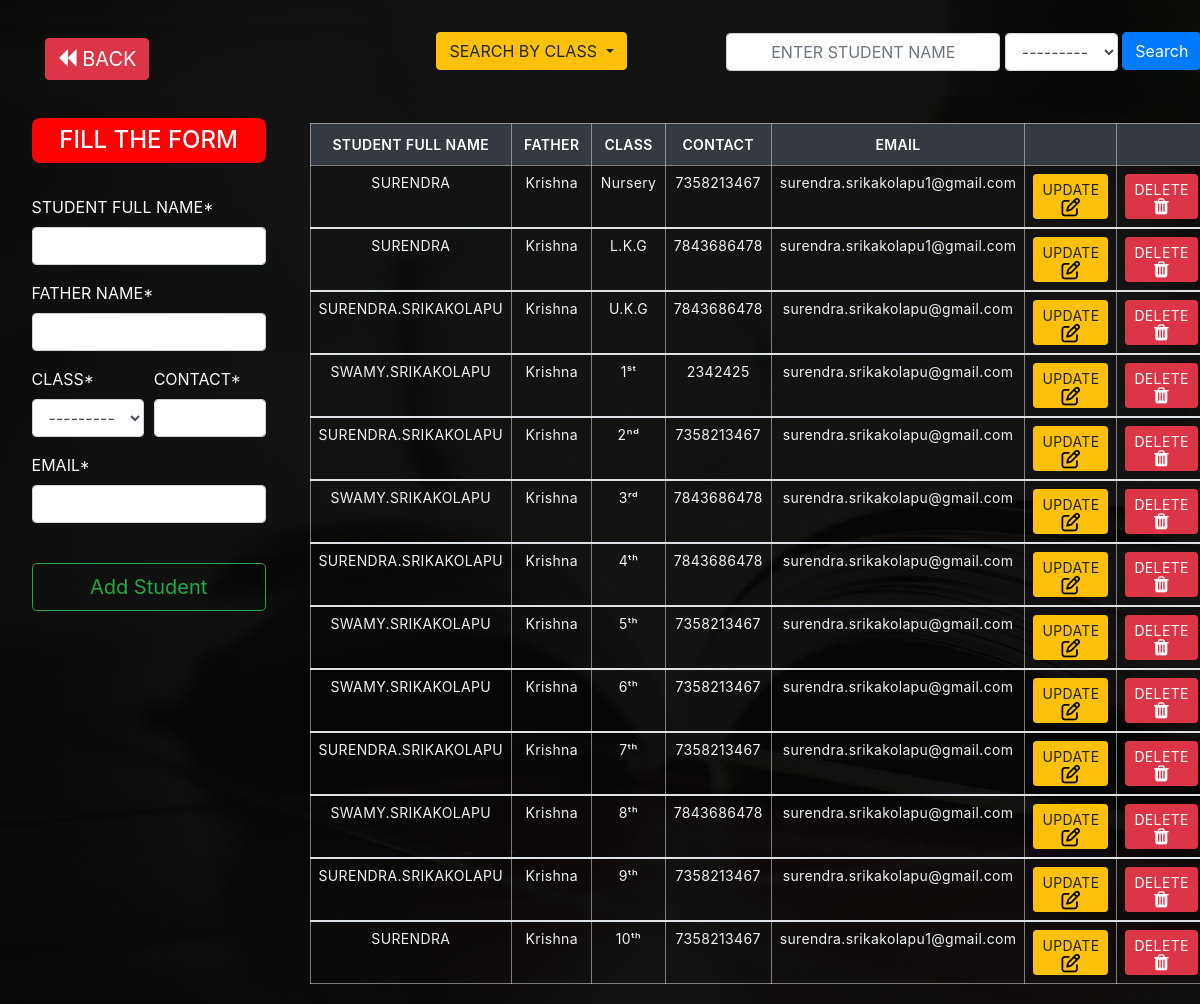
The page /ad/newadm/ (signed in) on the database its author committed.
### admissions/models.py (models this page shows, shortened)
class Student(models.Model):
    name = models.CharField(max_length=1000 , verbose_name = "STUDENT FULL NAME" )
    fathername = models.CharField(max_length=1000 , verbose_name = "FATHER NAME")
    CLASSNAME_CHOICES =(
         ('Nursery' , 'Nursery'),
         ('L.K.G' , 'L.K.G'),
         ('U.K.G' , 'U.K.G'),
         ('1ˢᵗ' , '1ˢᵗ'),
         ('2ⁿᵈ' , '2ⁿᵈ'),
         ('3ʳᵈ' , '3ʳᵈ'),
         ('4ᵗʰ' , '4ᵗʰ'),
         ('5ᵗʰ' , '5ᵗʰ'),
         ('6ᵗʰ' , '6ᵗʰ'),
         ('7ᵗʰ' , '7ᵗʰ'),
         ('8ᵗʰ' , '8ᵗʰ'),
         ('9ᵗʰ' , '9ᵗʰ'),
         ('10ᵗʰ' , '10ᵗʰ'),
    )
    classname = models.CharField(max_length=30 , choices=CLASSNAME_CHOICES , verbose_name = "CLASS")
    contact = models.CharField(max_length=30 , verbose_name = "CONTACT")
    email = models.EmailField(null = True , verbose_name = "EMAIL")

### admissions/views.py (the view)
# urls.py: path('newadm/', addadmission),
@login_required
def addadmission(request):
    if request.method == 'POST':
        form = StudentModelForm(request.POST)
        if form.is_valid():
            form.save()
            form = StudentModelForm()
            return redirect("/ad/newadm/")
    else:
        form = StudentModelForm()
        result = Student.objects.all()
        myFilter = StudentFilter(request.GET , queryset=result)
        result = myFilter.qs
    return render(request,'admissions/add-admission.html', {'form':form , 'allstudents':result , 'myFilter':myFilter});

### admissions/forms.py
class StudentModelForm(forms.ModelForm):
    class Meta:
        model = Student
        fields = ['name' , 'fathername' , 'classname' , 'contact' , 'email']

### templates/admissions/add-admission.html (shortened to what this page needs)
{% load static %}
<html>
<head>
    <link rel="stylesheet" href="{% static "stylesheets/tables.css" %}">
    <link rel="stylesheet" href="https://stackpath.bootstrapcdn.com/bootstrap/4.4.1/css/bootstrap.min.css">
    <link rel="stylesheet" href="path/to/font-awesome/css/font-awesome.min.css">
    <link rel="stylesheet" href="https://cdnjs.cloudflare.com/ajax/libs/font-awesome/4.7.0/css/font-awesome.min.css">
    <link rel="stylesheet" href="https://cdnjs.cloudflare.com/ajax/libs/twitter-bootstrap/4.5.2/css/bootstrap.css">
    <link rel="stylesheet" href="https://cdn.datatables.net/1.10.25/css/dataTables.bootstrap4.min.css">
</head>
<body class="img-fluid base-image" style="background-image:linear-gradient(rgba(0, 0, 0, 0.9),rgba(0, 0, 0, 0.9)),url('{% static "images/index7.jpg" %}')">
    {% load crispy_forms_tags %}
    <br>
    <nav style="background-image:linear-gradient(rgba(0, 0, 0, 0.9),rgba(0, 0, 0, 0.9)),url('{% static "images/index7.jpg" %}')" class="navbar navbar-expand-sm sticky-top navbar-dark">
        <div class="container">
            <a class="navbar-brand btn btn-danger" href="/"><i style="color:white;" class="fa fa-backward fa-sm" aria-hidden="true"></i> BACK</a>
            <div class="" id="navbar1">
                <ul class="navbar-nav ml-auto">
                    <li class="nav-bar active search-box-nav">
                        <div class="btn-group search-box">
                            <button type="button" class="btn btn-warning dropdown-toggle" data-toggle="dropdown" aria-haspopup="true" aria-expanded="false">
                                SEARCH BY CLASS
                            </button>
                        </div>
                    </li>
                    <li class="nav-bar search-box-nav active">
                        <form class="search-box" method=" get">
                            <ul>
                                <li><input type="text" name="name" maxlength="1000" placeholder="ENTER STUDENT NAME" class="textinput text-center textInput form-control" id="id_name"></li>
                                <li>{{myFilter.form.classname|as_crispy_field}}</li>
                                <li><button style="position:relative; margin-bottom:5px;" class="btn btn-primary form-control" type="submit">Search</button></li>
                            </ul>
                        </form>
                    </li>
                    <li class="nav-item active">
                    </li>
                </ul>
            </div>
        </div>
    </nav>
    <div class="container-fluid p-1">
        <div class="row">
            <div class="col-lg-3 col-sm-3">
                <form class="adm-form" method="POST">
                    <h4 style="border-radius:8px;background:red;" class="text-center text-light p-2">FILL THE FORM</h4><br>
                    <div class="form-group text-light p-0">
                        <div class="form-row">
                            <div class="form-group col-md-12 mb-0">
                                {{form.name|as_crispy_field}}
                            </div>
                        </div>
                        <div class="form-row">
                            <div class="form-group col-md-12 mb-0">
                                {{form.fathername|as_crispy_field}}
                            </div>
                        </div>
                        <div class="form-row">
                            <div class="form-group col-md-6 mb-0">
                                {{form.classname|as_crispy_field}}
                            </div>
                            <div class="form-group col-md-6 mb-0">
                                {{form.contact|as_crispy_field}}
                            </div>
                        </div>
                        <div class="form-row">
                            <div class="form-group col-md-12 mb-0">
                                {{form.email|as_crispy_field}}
                            </div>
                        </div>
                        <br>
                        <input class="btn btn-block btn-outline-success btn-lg" type="submit" name="" value="Add Student">
                    </div>
                </form>
            </div>
            <div class="col-lg-9 col-sm-9">
                <table class="table text-light">
                    <br>
                    <thead>
                        <tr>
                            <th class="text-center bg-dark">STUDENT FULL NAME</th>
                            <th class="text-center bg-dark">FATHER</th>
                            <th class="text-center bg-dark">CLASS</th>
                            <th class="text-center bg-dark">CONTACT</th>
                            <th class="text-center bg-dark">EMAIL</th>
                            <th class="text-center bg-dark"></th>
                            <th class="text-center bg-dark"></th>
                        </tr>
                    </thead>
                    {% for s in allstudents %}
                    <tbody>
                        <tr>
                            <td>
                                <center class="name">{{s.name}}</center>
                            </td>
                            <td data-label="FATHER :">{{s.fathername}}</td>
                            <td data-label="CLASS :">{{s.classname}}</td>
                            <td data-label="CONTACT :">{{s.contact}}</td>
                            <td data-label="EMAIL :">{{s.email}}</td>
                            <td>
                                <center><a class="btn btn-warning btn-sm" href="/ad/update/{{s.id}}">UPDATE <i style="color:black;" class="fa fa-edit fa-lg" aria-hidden="true"></i></a></center>
                            </td>
                            <td>
                                <center><a class="btn btn-danger btn-sm" href="/ad/delete/{{s.id}}">DELETE <i style="color:white;" class="fa fa-trash fa-lg" aria-hidden="true"></i></a></center>
                            </td>
                        </tr>
                    </tbody>
                    {% endfor %}
                </table>
            </div>
        </div>
    </div>
</body>
</html>

### static/stylesheets/tables.css (style rules this page uses)
* { margin: 0; padding: 0; box-sizing: border-box; }
.table { width: 100%; border-collapse: collapse; }
.table thead { background-color: transparent; }
.table thead tr th { font-size: 14px; font-weight: 600; letter-spacing: 0.35px; color: #FFFFFF; opacity: 1; padding: 12px; vertical-align: top; border: 1px solid #dee2e685; background-color: #3c3f44; }
.table tbody tr td { font-size: 14px; font-weight: normal; letter-spacing: 0.35px; color: #f1f1f1; padding: 8px; text-align: center; border: 1px solid #dee2e685; }
@media (min-width:469px) { .adm-form { width: 95%; padding-left: 10%; padding-top: 7%; } }
center { text-transform: uppercase; }
#id_name, #id_fathername { text-transform: uppercase; }
.search-box { position: relative; left:35%; }
.search-box ul li { display: inline-block; position: relative; list-style: none; }
.search-box select { position:relative; }
option:first-child { color:red; }

### rows shown on the page
Student: name "SURENDRA", fathername "Krishna", classname "Nursery", contact "7358213467", email "surendra.srikakolapu1@gmail.com"
Student: name "SURENDRA", fathername "Krishna", classname "L.K.G", contact "7843686478", email "surendra.srikakolapu1@gmail.com"
Student: name "SURENDRA.SRIKAKOLAPU", fathername "Krishna", classname "U.K.G", contact "7843686478", email "surendra.srikakolapu@gmail.com"
Student: name "SWAMY.SRIKAKOLAPU", fathername "Krishna", classname "1ˢᵗ", contact "2342425", email "surendra.srikakolapu@gmail.com"
Student: name "SURENDRA.SRIKAKOLAPU", fathername "Krishna", classname "2ⁿᵈ", contact "7358213467", email "surendra.srikakolapu@gmail.com"
Student: name "SWAMY.SRIKAKOLAPU", fathername "Krishna", classname "3ʳᵈ", contact "7843686478", email "surendra.srikakolapu@gmail.com"
Student: name "SURENDRA.SRIKAKOLAPU", fathername "Krishna", classname "4ᵗʰ", contact "7843686478", email "surendra.srikakolapu@gmail.com"
Student: name "SWAMY.SRIKAKOLAPU", fathername "Krishna", classname "5ᵗʰ", contact "7358213467", email "surendra.srikakolapu@gmail.com"
Student: name "SWAMY.SRIKAKOLAPU", fathername "Krishna", classname "6ᵗʰ", contact "7358213467", email "surendra.srikakolapu@gmail.com"
Student: name "SURENDRA.SRIKAKOLAPU", fathername "Krishna", classname "7ᵗʰ", contact "7358213467", email "surendra.srikakolapu@gmail.com"
Student: name "SWAMY.SRIKAKOLAPU", fathername "Krishna", classname "8ᵗʰ", contact "7843686478", email "surendra.srikakolapu@gmail.com"
Student: name "SURENDRA.SRIKAKOLAPU", fathername "Krishna", classname "9ᵗʰ", contact "7358213467", email "surendra.srikakolapu@gmail.com"
Student: name "SURENDRA", fathername "Krishna", classname "10ᵗʰ", contact "7358213467", email "surendra.srikakolapu1@gmail.com"
